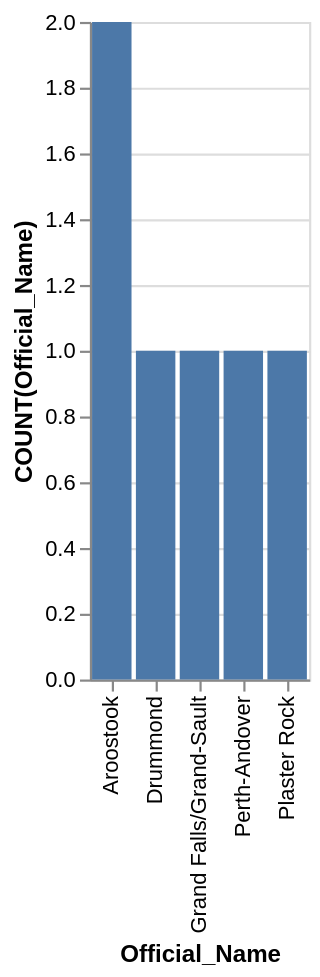

Write a Vega-Lite specification for this figure.
### Vega-Lite specification from a JSON file in a GitHub repository (floating-point values rounded to 4 significant figures)
{"data": {"values": [{"x_data": "Aroostook", "y_data": 2}, {"x_data": "Drummond", "y_data": 1}, {"x_data": "Grand Falls/Grand-Sault", "y_data": 1}, {"x_data": "Perth-Andover", "y_data": 1}, {"x_data": "Plaster Rock", "y_data": 1}]}, "mark": "bar", "encoding": {"x": {"field": "x_data", "type": "nominal", "title": "Official_Name", "sort": "ascending"}, "y": {"field": "y_data", "type": "quantitative", "title": "COUNT(Official_Name)"}}}
